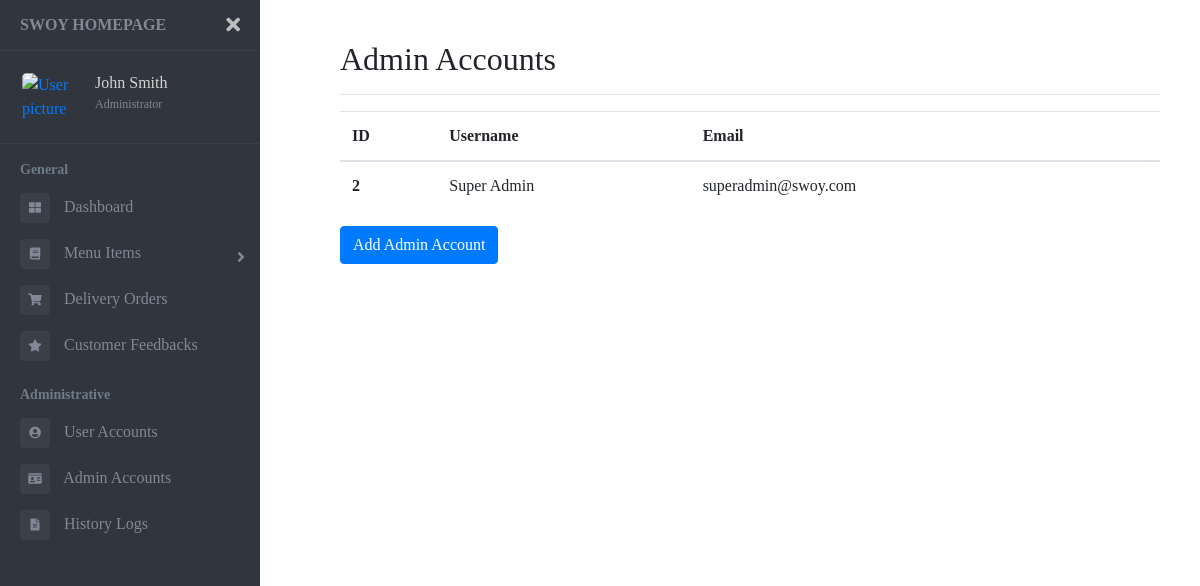
/admin/admin_accounts, run on an earlier commit of the app's database.
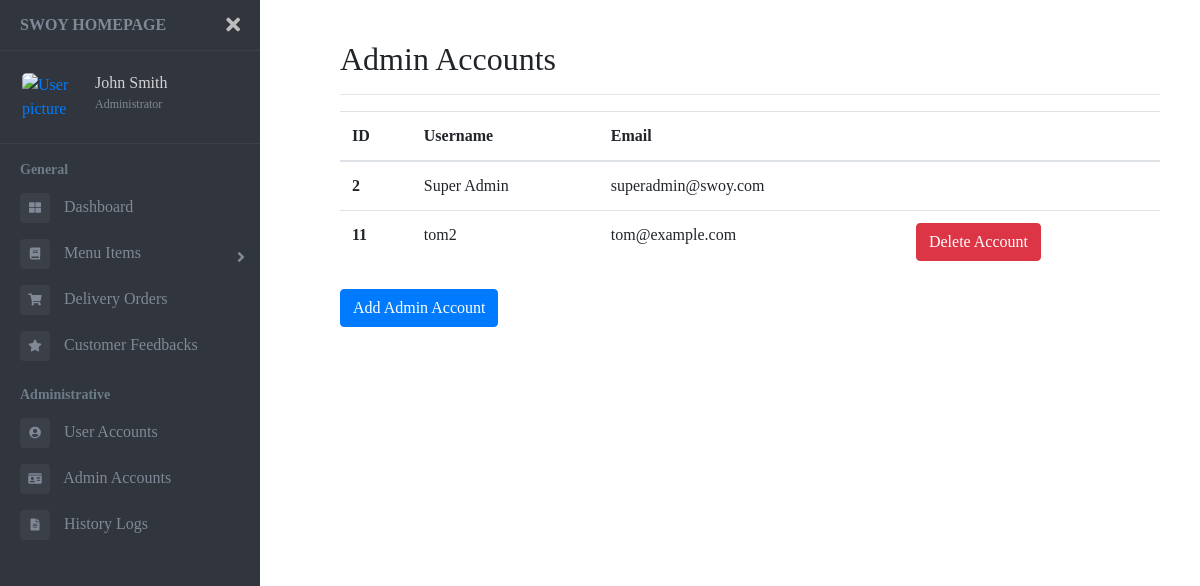
And on a later commit of the database.
### tables this page shows
CREATE TABLE user(
        user_id INTEGER PRIMARY KEY,
        username TEXT NOT NULL,
        email TEXT NOT NULL UNIQUE,
        password TEXT NOT NULL,
        security_qns TEXT NOT NULL,
        security_ans TEXT NOT NULL,
        admin INTEGER NOT NULL);

### app.py (the view)
@app.route("/admin/admin_accounts", methods=["GET", "POST"])
def admin_admin_accounts():
    users = None
    with sqlite3.connect("swoy.db") as conn:
        cursor = conn.cursor()
        cursor.execute(f"SELECT * FROM user WHERE admin = 1")
        users = cursor.fetchall()
    userList = []
    for user in users:
        userList.append({"id": user[0], "username": user[1], "email": user[2]})
    return render_template("admin_admin_accounts.html", admin_title="Admin Accounts", userList=userList)

### templates/admin_admin_accounts.html
{% extends "admin_base.html" %}
{% block content %}
<table class="table">
  <thead>
    <tr>
      <th scope="col">ID</th>
      <th scope="col">Username</th>
      <th scope="col">Email</th>
        <th scope="col"></th>
    </tr>
  </thead>
  <tbody>
    {% for user in userList %}
    <tr>
      <th scope="row">{{user.id}}</th>
      <td>{{user.username}}</td>
      <td>{{user.email}}</td>
        {% if user.id != 2 %}
                <td>
                    <a href="{{url_for('admin_account_delete', id=user.id)}}">
                        <button type="submit" class="btn btn-danger" style="color:white;">Delete Account</button>
                    </a>
                </td>
        {% endif %}
    </tr>
    {% endfor %}
  </tbody>
</table>
<a href="add_admin_account" type="button" class="btn btn-primary" style="color:white;">Add Admin Account</a>
{% endblock %}

What changed in the data, as far as the page shows it:
added user: id "11", username "tom2", email "tom@example.com"
